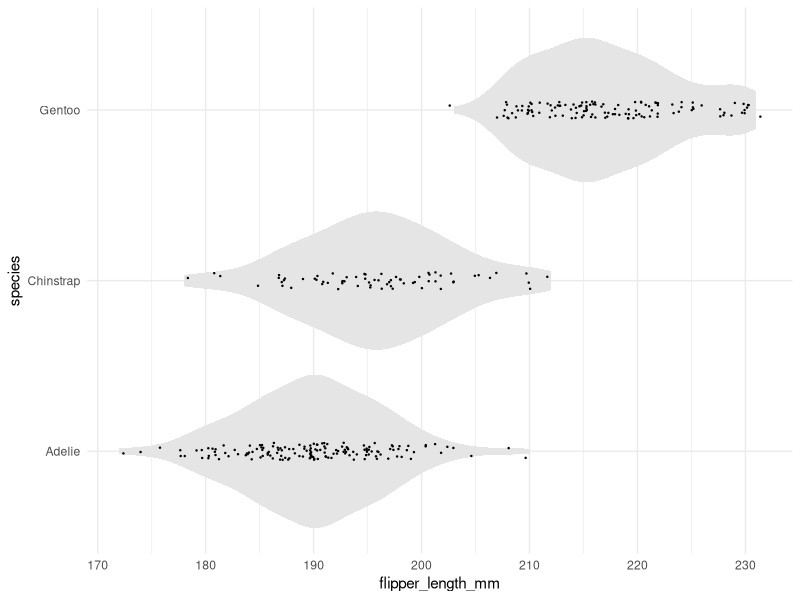

Reproduce this figure in R.
## ---- chunk 1
library(palmerpenguins)
library(tidyverse)

ggplot(data = penguins, aes(x = species, y = flipper_length_mm)) +
  geom_violin(fill = "gray90", color = NA) +
  geom_jitter(size = 0.2, width = 0.05) +
  theme_minimal() +
  coord_flip()
